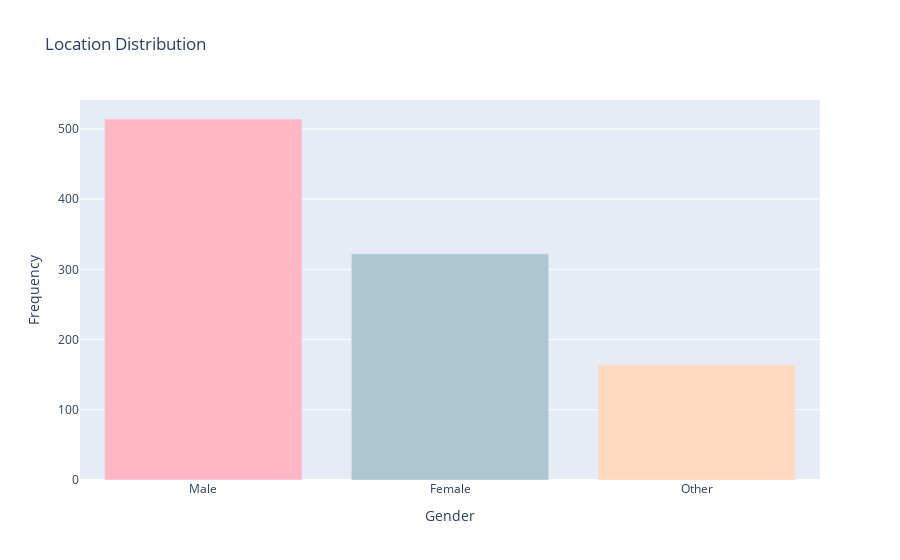

The code cell stored with this chart in its notebook:
### Markdown cell above
Currently, Seaborn primarily relies on pandas or similar data structures for data visualization. Polars, on the other hand, is a fast data manipulation library designed for big data, with data structures that differ somewhat from pandas. As a result, Seaborn does not directly support Polars data structures as input.

### Code cell
Gender_counts = df['Gender'].value_counts()
Gender_counts = Gender_counts.sort('count', descending=True)

pastel_colors = ['#FFB7C5', '#AEC6CF', '#FFDAC1', '#B39EB5', '#FF6961', '#77DD77', '#FDFD96', '#CFCFC4', '#836953', '#F49AC2']
trace = go.Bar(
    x=Gender_counts['Gender'],
    y=Gender_counts['count'],
    marker=dict(
        color=pastel_colors[:len(Gender_counts)] 
    )
)

layout = go.Layout(
    title='Location Distribution',
    xaxis=dict(title='Gender'),
    yaxis=dict(title='Frequency')
)

fig = go.Figure(data=[trace], layout=layout)

fig.show()

### Figure 1 — Plotly figure (JSON) as saved in the notebook; plotly's stock layout.template omitted (floating-point values rounded to 4 significant figures)
{"data": [{"marker": {"color": ["#FFB7C5", "#AEC6CF", "#FFDAC1"]}, "type": "bar", "x": ["Male", "Female", "Other"], "y": [514, 322, 164]}], "layout": {"title": {"text": "Location Distribution"}, "xaxis": {"title": {"text": "Gender"}}, "yaxis": {"title": {"text": "Frequency"}}}}
